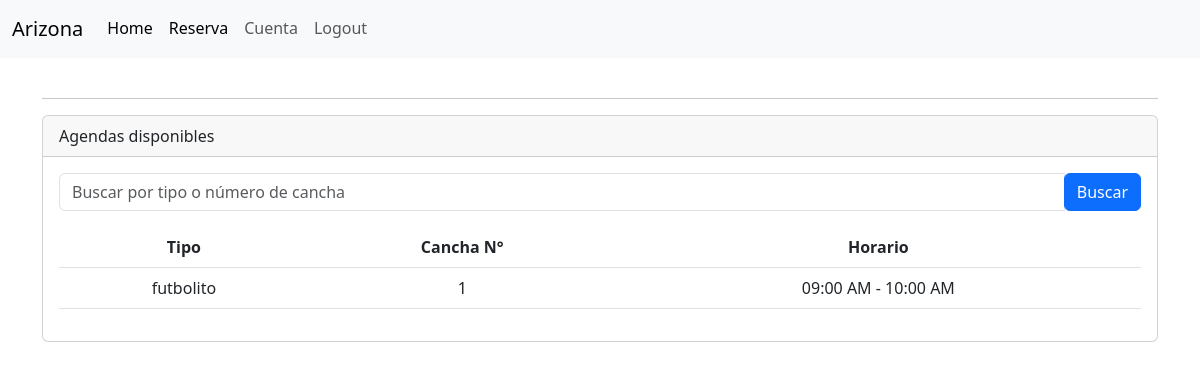
Before: /servicio/agenda/listar/ (signed in) with the older database file.
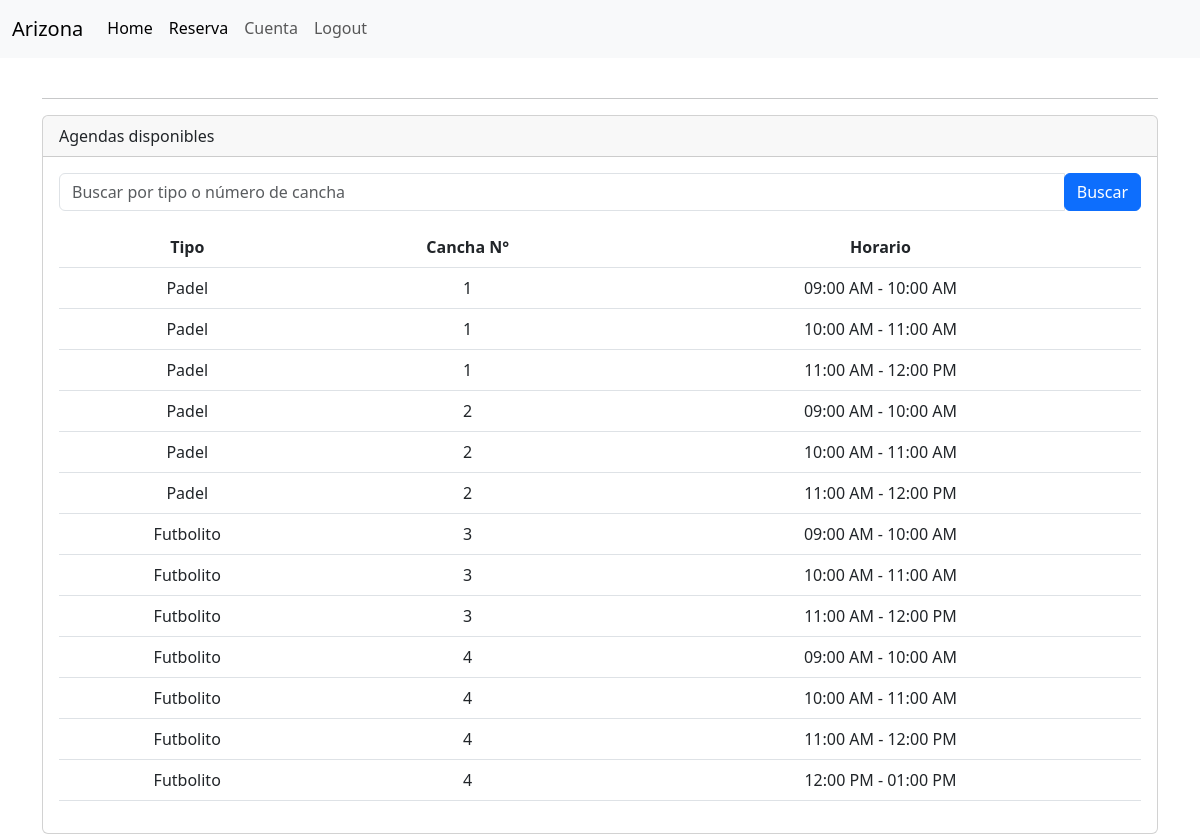
After: the same page with the newer database file.
### servicio/models.py (models this page shows, shortened)
class Agenda(models.Model):
    cancha = models.ForeignKey(Cancha, on_delete=models.CASCADE)
    horario = models.ForeignKey(Horario, on_delete=models.CASCADE)
    disponible = models.BooleanField(default=True)
    class Meta:
        verbose_name = _('Agenda')
        verbose_name_plural = _('Agendas')
        unique_together = ('cancha', 'horario')

class Cancha(models.Model):
    NUMERACION_CHOICES = [
        ('1', 'Cancha 1'),
        ('2', 'Cancha 2'),
        ('3', 'Cancha 3'),
        ('4', 'Cancha 4'),
        ('5', 'Cancha 5'),
        ('6', 'Cancha 6'),
        ('7', 'Cancha 7'),
        ('8', 'Cancha 8'),
    ]
    numeracion = models.CharField(max_length=10, choices=NUMERACION_CHOICES)
    tipo = models.ForeignKey(TipoCancha, on_delete=models.CASCADE, related_name='canchas')
    class Meta:
        verbose_name = _('Cancha')
        verbose_name_plural = _('Canchas')

class TipoCancha(models.Model):
    nombre = models.CharField(max_length=50)
    precio = models.DecimalField(max_digits=8, decimal_places=0)
    descripcion = models.TextField()
    def __str__(self):
        return self.nombre
    class Meta:
        verbose_name = _('Tipo de Cancha')
        verbose_name_plural = _('Tipos de Canchas')

class Horario(models.Model):
    AM = 'AM'
    PM = 'PM'
    MERIDIEM_CHOICES = [
        (AM, 'AM'),
        (PM, 'PM'),
    ]
    hora_inicio = models.TimeField()
    hora_fin = models.TimeField()
    meridiem = models.CharField(max_length=2, choices=MERIDIEM_CHOICES, default=PM)
    def __str__(self):
        return f'{self.hora_inicio.strftime("%I:%M %p")} - {self.hora_fin.strftime("%I:%M %p")}'

### servicio/views.py (the view)
# urls.py: path('agenda/listar/', AgendaListView.as_view(), name='agenda-listar'),
class AgendaListView(ListView):
    model = Agenda
    template_name = 'agendas/listar.html'
    context_object_name = 'agendas'
    def dispatch(self, request, *args, **kwargs):
        user = self.request.user
        if not (user.name and user.apellidos):
            messages.warning(self.request, "Completa tu nombre y apellidos antes de continuar.")
            profile_url = reverse('account:update_user')
            return redirect(profile_url)
        return super().dispatch(request, *args, **kwargs)
    def get_queryset(self):
        query = self.request.GET.get('q')
        queryset = super().get_queryset()
        if query:
            queryset = queryset.filter(
                Q(cancha__tipo__nombre__icontains=query) |
                Q(cancha__numeracion__icontains=query)
            )
        return queryset

### servicio/templatetags/custom_filters.py (called while the page is built)
@register.filter(name='has_permission')
def has_permission(user, permission_name):
    try:
        return user.roles.permisos.filter(nombre=permission_name).exists()
    except AttributeError:
        return False

### servicio/templates/agendas/listar.html (shortened to what this page needs)
{% extends "layout.html" %}
{% load static %}
{% load humanize %}
{% load custom_filters %}
{% block container %}
<div class="container">
  <br>
  <hr>
  <div class="card">
    <div class="card-header">
      Agendas disponibles
    </div>
    <div class="card-body">
      <form class="form-inline my-2 my-lg-0" method="GET">
        <div class="input-group mb-3">
            <input type="text" class="form-control" name="q" placeholder="Buscar por tipo o número de cancha" value="{{ request.GET.q }}">
            <div class="input-group-append">
                <button class="btn btn-primary" type="submit">Buscar</button>
            </div>
        </div>
    </form>
      <table class="table text-center">
        <thead>
          <tr>
            <th>Tipo</th>
            <th>Cancha N°</th>
            <th>Horario</th>
          </tr>
        </thead>
        <tbody>
          {% for agenda in agendas %}
          <tr>
            <td>{{ agenda.cancha.tipo }}</td>
            <td>{{ agenda.cancha.numeracion }}</td>
            <td>{{ agenda.horario }}</td>
          </tr>
          {% empty %}
          <tr>
            <td colspan="4">No hay agendas disponibles.</td>
          </tr>
          {% endfor %}
        </tbody>
      </table>
    </div>
  </div>
</div>
{% endblock %}

Changed rows visible on the page:
removed Agenda: cancha.tipo "futbolito", cancha.numeracion "1", horario "09:00 AM - 10:00 AM"
added Agenda: cancha.tipo "Padel", cancha.numeracion "1", horario "09:00 AM - 10:00 AM"
added Agenda: cancha.tipo "Padel", cancha.numeracion "1", horario "10:00 AM - 11:00 AM"
added Agenda: cancha.tipo "Padel", cancha.numeracion "1", horario "11:00 AM - 12:00 PM"
added Agenda: cancha.tipo "Padel", cancha.numeracion "2", horario "09:00 AM - 10:00 AM"
added Agenda: cancha.tipo "Padel", cancha.numeracion "2", horario "10:00 AM - 11:00 AM"
added Agenda: cancha.tipo "Padel", cancha.numeracion "2", horario "11:00 AM - 12:00 PM"
added Agenda: cancha.tipo "Futbolito", cancha.numeracion "3", horario "09:00 AM - 10:00 AM"
added Agenda: cancha.tipo "Futbolito", cancha.numeracion "3", horario "10:00 AM - 11:00 AM"
added Agenda: cancha.tipo "Futbolito", cancha.numeracion "3", horario "11:00 AM - 12:00 PM"
added Agenda: cancha.tipo "Futbolito", cancha.numeracion "4", horario "09:00 AM - 10:00 AM"
added Agenda: cancha.tipo "Futbolito", cancha.numeracion "4", horario "10:00 AM - 11:00 AM"
added Agenda: cancha.tipo "Futbolito", cancha.numeracion "4", horario "11:00 AM - 12:00 PM"
added Agenda: cancha.tipo "Futbolito", cancha.numeracion "4", horario "12:00 PM - 01:00 PM"
